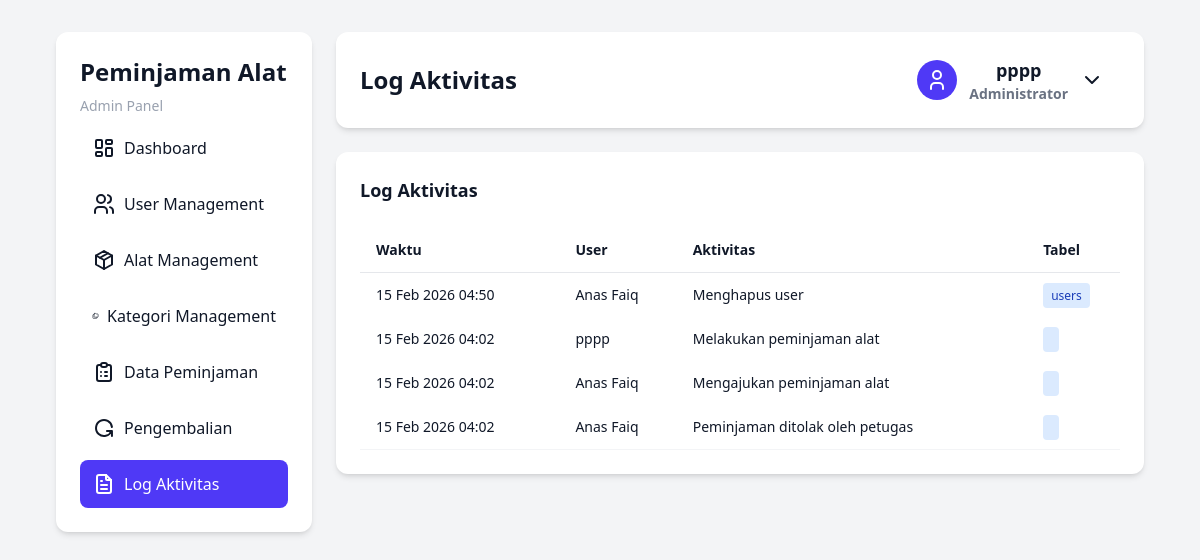
Page /pages/admin/log_aktivitas.php (signed in) on the committed database.
### tables this page shows
CREATE TABLE `users` (
  `id_user` int NOT NULL,
  `nama` varchar(100) NOT NULL,
  `username` varchar(100) NOT NULL,
  `password` varchar(255) NOT NULL,
  `role` enum('admin','petugas','peminjam') NOT NULL
);

CREATE TABLE `log_aktivitas` (
  `id_log` int NOT NULL,
  `id_user` int NOT NULL,
  `aktivitas` varchar(255) NOT NULL,
  `tabel` varchar(100) DEFAULT NULL,
  `id_referensi` int DEFAULT NULL,
  `waktu` timestamp NOT NULL DEFAULT CURRENT_TIMESTAMP
);

### config/logging.php (called while the page is built, shortened)
<?php
function getRecentLogs($conn, $limit = 10) {
    $query = "SELECT
        l.id_log,
        l.id_user,
        u.nama as nama_user,
        l.aktivitas,
        l.tabel,
        l.id_referensi,
        l.waktu
        FROM log_aktivitas l
        JOIN users u ON l.id_user = u.id_user
        ORDER BY l.waktu DESC
        LIMIT ?";
    $stmt = $conn->prepare($query);
    if ($stmt) {
        $stmt->bind_param("i", $limit);
        $stmt->execute();
        return $stmt->get_result();
    }
    return null;
}
function formatWaktu($waktu) {
    $now = time();
    $timestamp = strtotime($waktu);
    $diff = $now - $timestamp;
    if ($diff < 60) {
        return "baru saja";
    } else if ($diff < 3600) {
        $minutes = floor($diff / 60);
        return $minutes . " menit lalu";
    } else if ($diff < 86400) {
        $hours = floor($diff / 3600);
        return $hours . " jam lalu";
    } else if ($diff < 604800) {
        $days = floor($diff / 86400);
        return $days . " hari lalu";
    } else {
        return date('d M Y H:i', $timestamp);
    }
}
?>

### pages/admin/log_aktivitas.php (the view, shortened to what this page needs)
<?php
include '../../config/conn.php';
include '../../config/logging.php';
$id_user = $_SESSION['id_user'];
$nama = mysqli_query($conn, "SELECT * FROM users WHERE id_user='$id_user'");
$data = mysqli_fetch_assoc($nama);
$query = getRecentLogs($conn, 50);
?>
<!DOCTYPE html>
<html lang="en">
  <head>
    <link rel="stylesheet" href="../../src/output.css" />
  </head>
  <body class="flex gap-6 min-h-screen w-full py-8 px-14">
    <?php
      include '../components/sidebar.php'
?>
    <main class="right-dashboard-section">
      <nav class="navbar">
        <p>Log Aktivitas</p>
        <div class="user-dropdown-wrapper">
          <button id="userBtn" class="user-dropdown-button">
            <div class="user-icon">
              <svg
                xmlns="http://www.w3.org/2000/svg"
                width="24"
                height="24"
                viewBox="0 0 24 24"
                fill="none"
                stroke="currentColor"
                stroke-width="2"
                stroke-linecap="round"
                stroke-linejoin="round"
              >
                <path d="M8 7a4 4 0 1 0 8 0a4 4 0 0 0 -8 0" />
                <path d="M6 21v-2a4 4 0 0 1 4 -4h4a4 4 0 0 1 4 4v2" />
              </svg>
            </div>
            <div class="user-account">
              <p><?= $data['nama'] ?></p>
              <span>Administrator</span>
            </div>
            <svg
              class="dropdown-arrow"
              xmlns="http://www.w3.org/2000/svg"
              width="24"
              height="24"
              viewBox="0 0 24 24"
              fill="none"
              stroke="currentColor"
              stroke-width="2"
              stroke-linecap="round"
              stroke-linejoin="round"
            >
              <path d="M6 9l6 6l6 -6" />
            </svg>
          </button>
        </div>
      </nav>
      <div class="main-card">
        <section class="search-section">
          <div class="top-equipment-section">
            <h3>Log Aktivitas</h3>
          </div>
        </section>
        <section class="equipment-table-section">
          <table class="crud-table">
            <thead>
              <tr>
                <td class="table-header">Waktu</td>
                <td class="table-header">User</td>
                <td class="table-header">Aktivitas</td>
                <td class="table-header">Tabel</td>
              </tr>
            </thead>
            <tbody>
              <?php
            if ($query) {
                while ($log = mysqli_fetch_assoc($query)) {
                    $waktuFormatted = formatWaktu($log['waktu']);
                    echo "<tr>";
                    echo "<td title='" . $log['waktu'] . "'>" . $waktuFormatted . "</td>";
                    echo "<td>" . $log['nama_user'] . "</td>";
                    echo "<td>" . $log['aktivitas'] . "</td>";
                    echo "<td><span class='text-xs bg-blue-100 text-blue-800 px-2 py-1 rounded'>" . $log['tabel'] . "</span></td>";
                    echo "</tr>";
                }
            } else {
                echo "<tr><td colspan='4' class='text-center py-4'>Tidak ada log aktivitas</td></tr>";
            }
?>
            </tbody>
          </table>
        </section>
      </div>
    </main>
  </body>
</html>

### rows in the picture
users: nama "pppp"
log_aktivitas: waktu "15 Feb 2026 04:50", id_user.nama "Anas Faiq", aktivitas "Menghapus user", tabel "users"
log_aktivitas: waktu "15 Feb 2026 04:02", id_user.nama "pppp", aktivitas "Melakukan peminjaman alat"
log_aktivitas: waktu "15 Feb 2026 04:02", id_user.nama "Anas Faiq", aktivitas "Mengajukan peminjaman alat"
log_aktivitas: waktu "15 Feb 2026 04:02", id_user.nama "Anas Faiq", aktivitas "Peminjaman ditolak oleh petugas"
